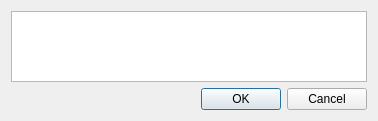
<?xml version="1.0" encoding="UTF-8"?>
<ui version="4.0">
 <class>Dialog</class>
 <widget class="QDialog" name="Dialog">
  <property name="geometry">
   <rect>
    <x>0</x>
    <y>0</y>
    <width>378</width>
    <height>121</height>
   </rect>
  </property>
  <property name="windowTitle">
   <string>Tool Confirmation</string>
  </property>
  <layout class="QVBoxLayout" name="verticalLayout">
   <item>
    <widget class="QTextEdit" name="toolDescription">
     <property name="autoFormatting">
      <set>QTextEdit::AutoFormattingFlag::AutoAll</set>
     </property>
     <property name="undoRedoEnabled">
      <bool>false</bool>
     </property>
     <property name="readOnly">
      <bool>true</bool>
     </property>
     <property name="textInteractionFlags">
      <set>Qt::TextInteractionFlag::NoTextInteraction</set>
     </property>
    </widget>
   </item>
   <item>
    <widget class="QDialogButtonBox" name="toolButton">
     <property name="orientation">
      <enum>Qt::Orientation::Horizontal</enum>
     </property>
     <property name="standardButtons">
      <set>QDialogButtonBox::StandardButton::Cancel|QDialogButtonBox::StandardButton::Ok</set>
     </property>
    </widget>
   </item>
  </layout>
 </widget>
 <resources/>
 <connections>
  <connection>
   <sender>toolButton</sender>
   <signal>accepted()</signal>
   <receiver>Dialog</receiver>
   <slot>accept()</slot>
   <hints>
    <hint type="sourcelabel">
     <x>248</x>
     <y>254</y>
    </hint>
    <hint type="destinationlabel">
     <x>157</x>
     <y>274</y>
    </hint>
   </hints>
  </connection>
  <connection>
   <sender>toolButton</sender>
   <signal>rejected()</signal>
   <receiver>Dialog</receiver>
   <slot>reject()</slot>
   <hints>
    <hint type="sourcelabel">
     <x>316</x>
     <y>260</y>
    </hint>
    <hint type="destinationlabel">
     <x>286</x>
     <y>274</y>
    </hint>
   </hints>
  </connection>
 </connections>
</ui>
